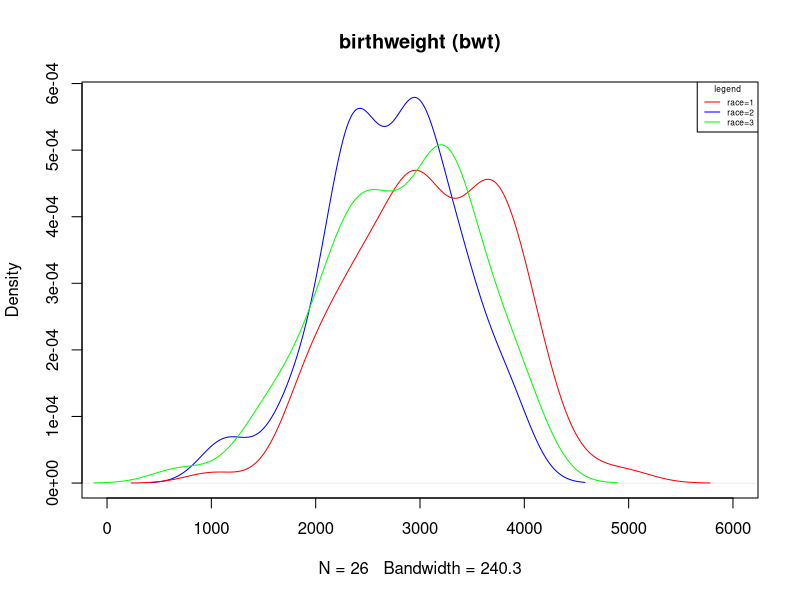
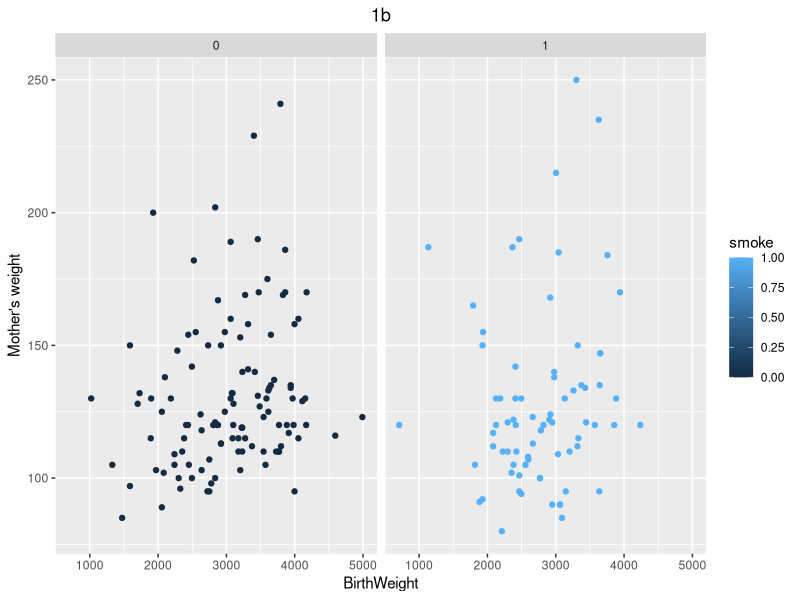
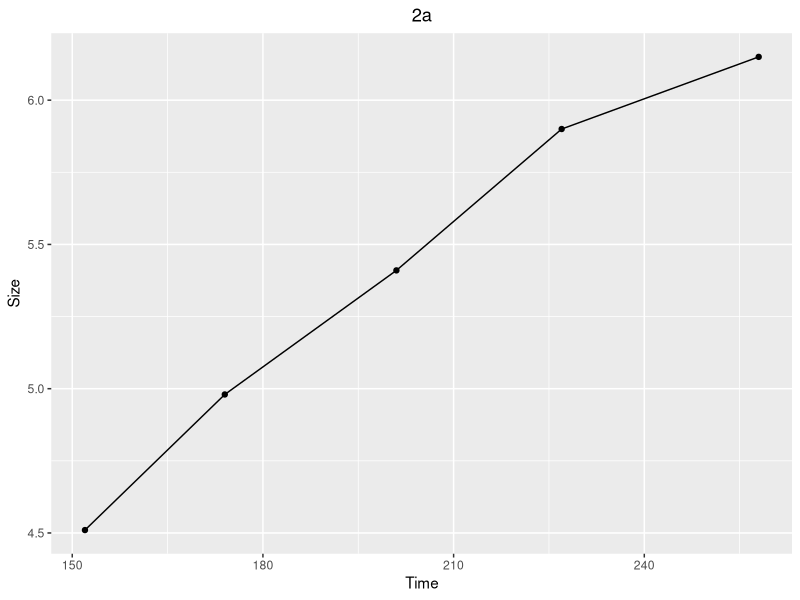
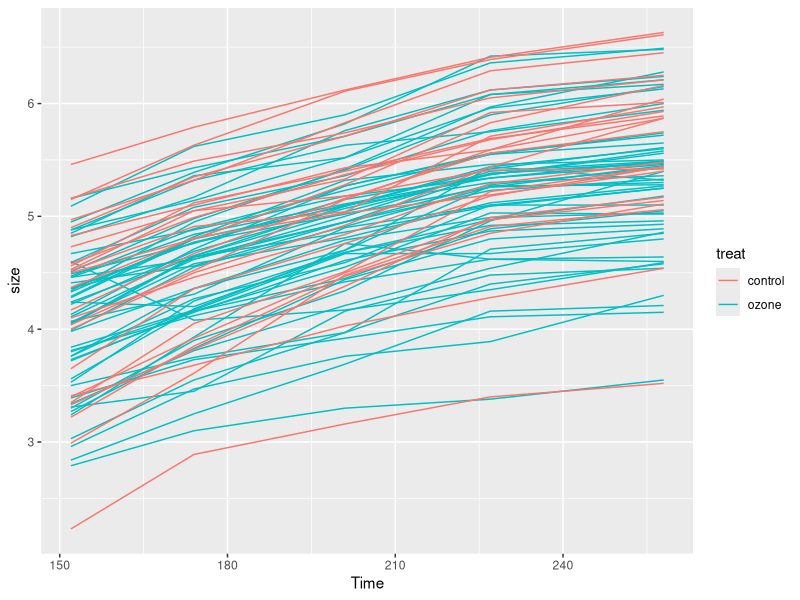
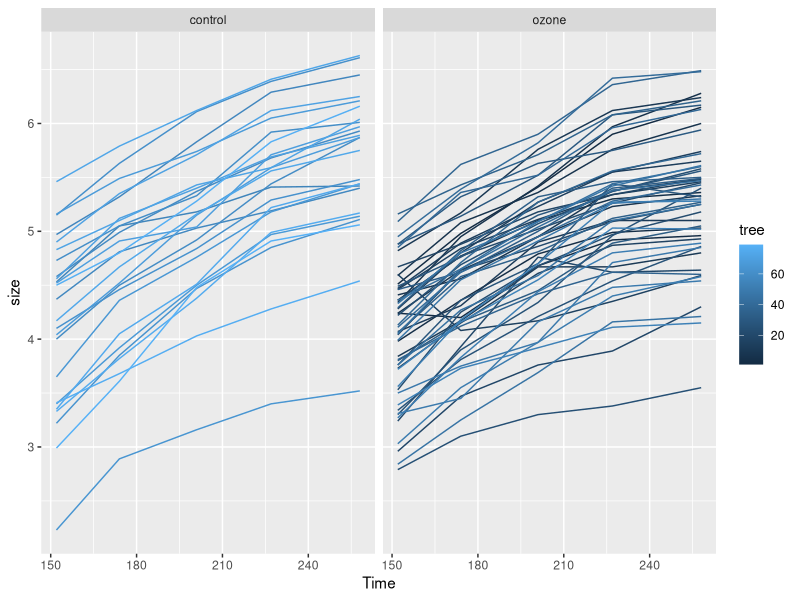

These charts were generated, in order, by the following R code:
#1. Use data in the birthwt dataset in the MASS library for this exercise. 
#   I suggest ggplot() but you may use base graphics if you prefer.
library(ggplot2)
library(MASS)
View(birthwt)

#a    Construct three density plots of birthweight (bwt)
#      grouping by race in the same plotting pane.
a = subset(birthwt, birthwt$race==1)
b = subset(birthwt, birthwt$race==2)
c = subset(birthwt, birthwt$race==3)

aa = density(a$bwt)
bb = density(b$bwt)
cc = density(c$bwt)

plot(bb, main="birthweight (bwt)", col = "blue", xlim=c(0,6000))
lines(aa, col = 'red')
lines(cc, col = 'green')
legend(x = "topright",legend=c("race=1", "race=2", "race=3"),col = c("red", "blue", "green"),lty = 1 ,cex = .5, title = 'legend')

#b   Construct a multipane scatterplot 
#    of mother’s weight (lwt) versus birthweigth 
#    with a separate pane/facet for smoking status.

plotb = ggplot(birthwt, aes(x = birthwt$bwt, y = birthwt$lwt, col = smoke)) + labs(x="BirthWeight", y="Mother's weight") + ggtitle("1b")+ theme(plot.title = element_text(hjust = 0.5))+ geom_point() + facet_grid(.~smoke)
plotb     

#2  The dataset called Sitka in the package MASS contains size 
#   measurements over time for 79 Sitka spruce trees under two conditions (control and ozone- rich). 
#   Use ggplot() this question (not plot() in base graphics).

View(Sitka)

#a  Produce a plot of size (y) versus Time (x) for tree 1.
sitkaTree1 = subset(Sitka, tree==1)
sitkaTree1
aplot = ggplot(sitkaTree1, aes( x = sitkaTree1$Time, y = sitkaTree1$size)) + labs(x="Time", y="Size") +  ggtitle("2a")+ theme(plot.title = element_text(hjust = 0.5)) + geom_point() + geom_line() 
aplot

#b  Produce a plot of size (y) versus Time (x) for all 79 trees with a separate line for each tree. 
#   Use the color or each line to denote the condition (control or ozone-rich).

p = ggplot(Sitka, aes(x = Time, y = size, group = tree, colour = treat)) + geom_line()
p

#c   Same as previous graph in part 
#    (b) on facet based on control or ozone-rich. 
#    Based on this graph, does there appear to be a difference in growth between the two conditions?

p2 = ggplot(Sitka, aes(x =Time, y = size, group = tree)) + geom_line(aes(color = tree)) + facet_grid(.~treat)
p2


#there is a difference between the two conditions, 
#the control is not consistent in growths
#the ozone is much more predictacble in growths



